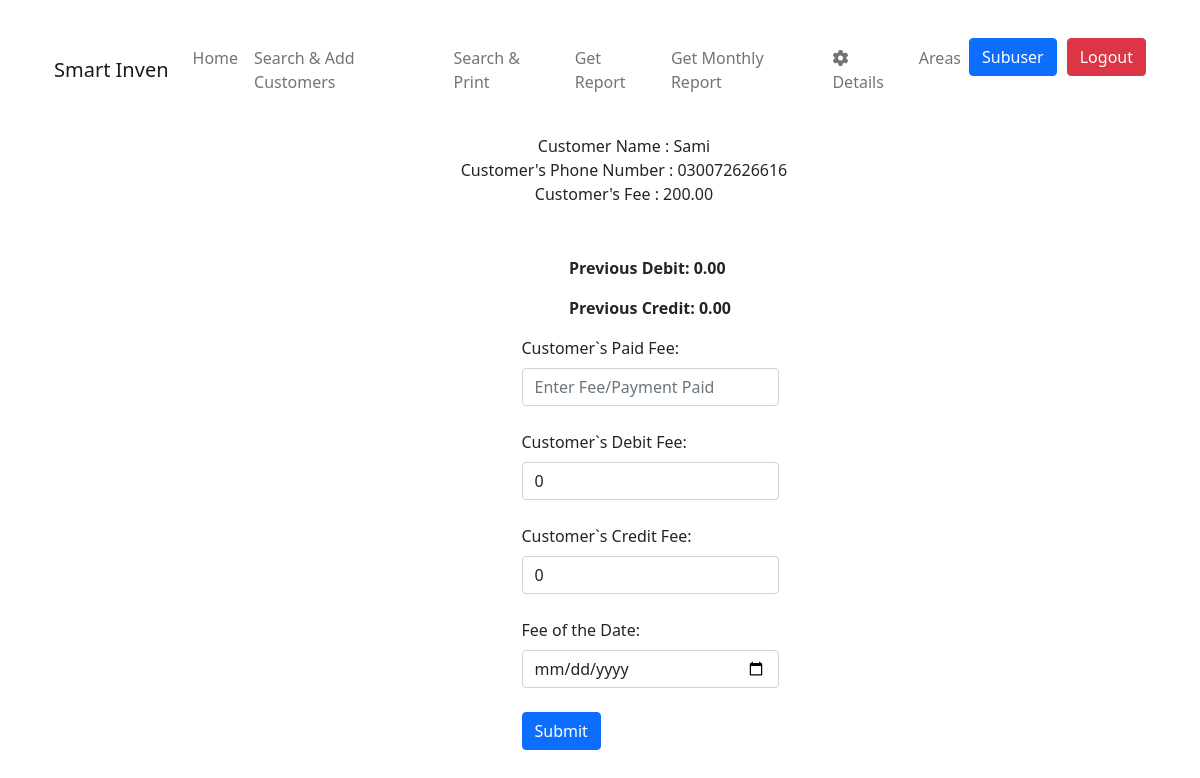
The page /fee/5 (signed in) on the database its author committed.
### main/models.py (models this page shows, shortened)
class Customers(models.Model):
    customer_id = models.CharField(
        max_length=4, blank=True, null=True, unique=True, verbose_name='Customer`s ID')
    name = models.CharField(max_length=1000, blank=False,
                            null=False, verbose_name='Customer`s Name')
    phone = models.CharField(max_length=13, blank=True,
                             null=True, verbose_name='Customer`s Phone Number')
    address = models.TextField(
        null=True, blank=True, verbose_name='Customer`s Address')
    customer_status = models.CharField(max_length=10, choices=(
        ('active', 'Active'), ('disabled', 'Disabled')), default='disabled', null=False)
    area = models.ForeignKey(Area, related_name='customer',
                             on_delete=models.CASCADE, verbose_name='Customer`s area')
    subarea = models.ForeignKey(SubArea, related_name='customer_sarea',
                                on_delete=models.CASCADE, verbose_name='Customer`s Sub-Area')
    customer_fee_assigned = models.DecimalField(max_digits=8, blank=False, null=False,
                                                decimal_places=2, verbose_name='Customer`s Assigned Fee')
    user = models.ForeignKey(User, related_name='user',
                             on_delete=models.CASCADE, verbose_name="Added BY Admin user")
    assigned_to_subuser = models.ForeignKey(
        Subuser, related_name='customersubuser', on_delete=models.CASCADE)

class Fee(models.Model):
    customer = models.ForeignKey(
        Customers, related_name='fee', on_delete=models.CASCADE)
    fee_paid = models.DecimalField(max_digits=8, blank=False, null=False,
                                   decimal_places=2, verbose_name='Customer`s Paid Fee')
    fee_status = models.CharField(max_length=10, choices=(
        ('paid', 'Paid'), ('not_paid', 'Not Paid')), default='not_paid', null=False)
    debit = models.DecimalField(max_digits=8, blank=False, null=False,
                                decimal_places=2, verbose_name='Customer`s Debit Fee', default=0)
    credit = models.DecimalField(max_digits=8, blank=False, null=False,
                                 decimal_places=2, verbose_name='Customer`s Credit Fee', default=0)
    Date = models.DateField(
        auto_now_add=False, verbose_name='Fee of the Date')
    Month = models.CharField(max_length=100, null=True, blank=True)
    taken_by = models.ForeignKey(User, related_name='fee',
                                 on_delete=models.CASCADE)
    given_on_date = models.DateTimeField(
        auto_now_add=True, verbose_name='Fee`s Date')

### main/views.py (the view)
# urls.py: path('fee/<int:pk>', views.fee, name='fee'),
@login_required
def fee(request, pk):
    customer = Customers.objects.get(pk=pk)
    user = request.user
    pFee = {}
    dt = date.today()
    df = date.today().replace(day=1) - timedelta(days=1)
    pMonth = df.strftime("%B-%Y")
    Month = dt.strftime("%B-%Y")
    pprint(pMonth)
    if Fee.objects.filter(customer=customer).filter(Month=pMonth).exists():
        pFee = Fee.objects.filter(customer=customer).filter(Month=pMonth).first()
    if Fee.objects.filter(customer=customer).filter(Month=Month).exists():
        return redirect('edit-fee', pk=pk)
    else:
        if request.method == 'POST':
            form = CustomerFeeForm(request.POST)
            if form.is_valid():
                fee = form.save(commit=False)
                fee.customer = customer
                fee.taken_by = user
                fee.fee_status = 'paid'
                fee.save()
                remaining = fee.debit
                return redirect('print', fee.id)
        else:
            form = CustomerFeeForm()
    return render(request, 'fee.html', {'form': form, 'customer': customer, 'pFee': pFee})

### main/forms.py
class CustomerFeeForm(forms.ModelForm):
    class Meta:
        model = Fee
        fields = ['fee_paid', 'debit', 'credit',  'Date']
        widgets = {
            'fee_paid': forms.TextInput(attrs={'placeholder': 'Enter Fee/Payment Paid', 'class': 'form-control'}),
            'Date': DateInput(attrs={'placeholder': 'Enter Fee/Payment Paid', 'class': 'form-control'}),
        }

### main/templates/fee.html (shortened to what this page needs)
{% extends 'base.html' %} {% load widget_tweaks %}  {% block navbar %}
<nav class="navbar navbar-expand-lg navbar-light container">
  <div class="container-fluid">
    <a class="navbar-brand" href="{% url 'home' %}">Smart Inven</a>
    <div class="collapse navbar-collapse" id="navbarNav">
      <ul class="navbar-nav">
        <li class="nav-item">
          <a class="nav-link" aria-current="page" href="{% url 'home' %}"
            >Home</a
          >
        </li>
        <li class="nav-item">
          <a class="nav-link" href="{% url 'search' %}"
            >Search & Add Customers</a
          >
        </li>
        <li class="nav-item">
          <a class="nav-link" href="{% url 'search-and-print' %}"
            >Search & Print</a
          >
        </li>
        <li class="nav-item">
          <a class="nav-link" href="{% url 'report' %}">Get Report</a>
        </li>
        <li class="nav-item">
          <a class="nav-link" href="{% url 'monthly_report' %}"
            >Get Monthly Report</a
          >
        </li>
        <li class="nav-item">
          <a class="nav-link" href="{% url 'details' %}"
            ><i class="fa fa-gear"></i> Details</a
          >
        </li>
        {% if request.user.is_authenticated %} {% if request.user.is_staff %}
        <li class="nav-item">
          <a class="nav-link" href="{% url 'area' %}">Areas</a>
        </li>
        <li class="nav-item" style="margin-right: 10px">
          <a class="btn btn-primary" href="{% url 'show_subusers' %}"
            >Subuser</a
          >
        </li>
        {% endif %}
        <li class="nav-item">
          <a class="btn btn-danger" href="{% url 'logout' %}">Logout</a>
        </li>
        {% endif %}
      </ul>
    </div>
  </div>
</nav>
{% endblock %} {% block content %}
<div class="container">
  <div
    style="
      display: flex;
      flex-direction: column;
      flex-wrap: wrap;
      justify-content: center;
      text-align: center;
      width: 100%;
    "
    class="m-lg-4"
  >
    <div>Customer Name : {{ customer.name }}</div>
    <div>Customer's Phone Number : {{ customer.phone }}</div>
    <div>Customer's Fee : {{ customer.customer_fee_assigned }}</div>
  </div>
  <div
  class="container"
  style="
  display: flex;
  flex-direction: column;
  margin: 50px;
  justify-content: center;
  align-items: center;
  "
  >
  {% if not pFee %}
  {% else %}
  <div style=" font-weight: bold;"><p>Previous Debit: {{pFee.debit}}</p>
    <tr>
  <p>Previous Credit: {{pFee.credit}}</p>
  </div>
  {% endif %}
    <form method="post" style="max-width: 500px">
      {% csrf_token %} {% for field in form.visible_fields %}
      <div class="form-group">
        <label class="form-label">{{ field.label_tag }}</label>
        {% render_field field class="form-control" %}
        <small class="form-text text-muted">{{ field.help_text }}</small><br />
      </div>
      {% endfor %}
      <button type="submit" class="btn btn-primary">Submit</button>
    </form>
  </div>
</div>
{% endblock %}

### rows shown on the page
Customers: name "Sami", phone "030072626616", customer_fee_assigned "200.00"
Fee: debit "0.00", credit "0.00"

### other values the page prints
{{ field.label_tag }} "Customer`s Paid Fee:" "Customer`s Debit Fee:" "Customer`s Credit Fee:" "Fee of the Date:"
